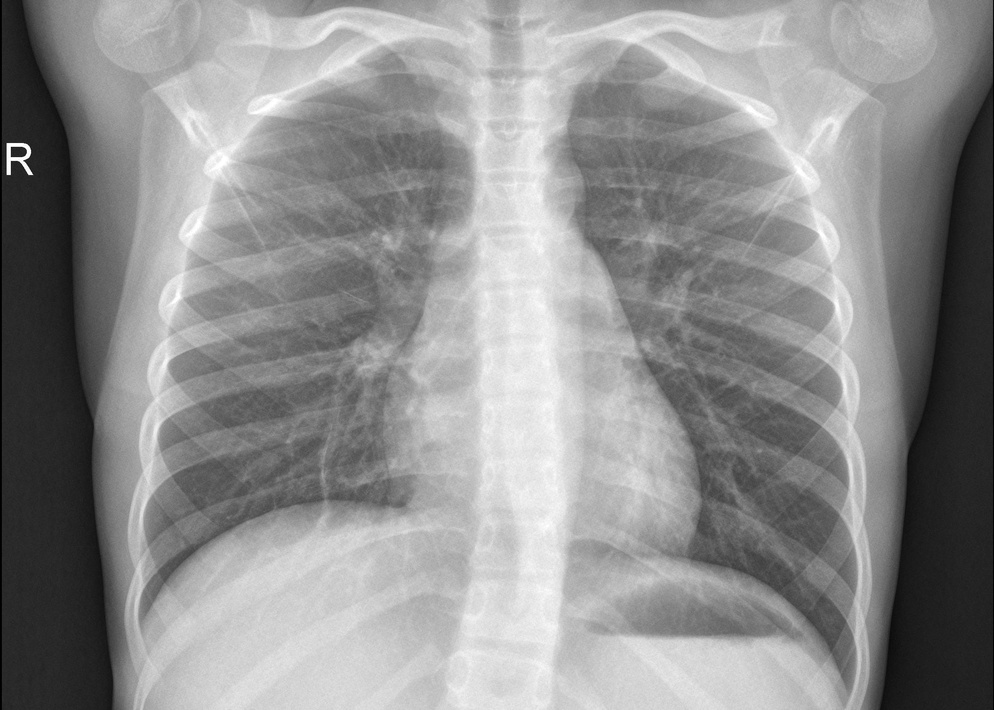
#> input picture data/input/x-ray-1.jpg, 994 x 710 px, shrunk from 2111 x 1509 before the run
$ python -i metrics.py   (imports and definitions only)   (older library calls are emulated)
#> lines starting #> are read from the running program, lines starting #| are printed output that depends on the picture
### src/utils.py
import os
import cv2
import numpy as np
from config import OUTPUT_DIR

# [49 lines left out: functions load_image, save_image, not called in this run]

def ensure_grayscale(image: np.ndarray) -> np.ndarray:
    """
    Ensure that an image is grayscale

    Args:
        image (np.ndarray): The input image

    Return:
        np.ndarray: The grayscale image
    """
    validate_image(image)

    if len(image.shape) == 3 and image.shape[2] == 3:
        return cv2.cvtColor(image, cv2.COLOR_BGR2GRAY)
    elif len(image.shape) == 3 and image.shape[2] == 4:
        return cv2.cvtColor(image, cv2.COLOR_BGR2GRAY)
    return image

def validate_image(image: np.ndarray):
    """
    Validate the image whether it is a valid numpy array

    Args:
        image (np.ndarray): The image to validate

    Raises:
        ValueError: If the image is not valid numpy array or none or has zero dimensions.
    """

    if image is None or image.size == 0:
        raise ValueError(f"Input image cannot be empty")
    if not isinstance(image, np.ndarray):
        raise ValueError(f"Input image must be valid numpy array")

### src/metrics.py
import cv2
import numpy as np
from skimage.metrics import structural_similarity as ssim
from skimage.metrics import mean_squared_error as mse
from skimage.metrics import peak_signal_noise_ratio as psnr
from skimage.measure import shannon_entropy as entropy
from .utils import validate_image, ensure_grayscale
from config import CANNY_HIGH_THRESHOLD, CANNY_LOW_THRESHOLD, HISTOGRAM_RANGE, HISTOGRAM_SIZE

# Similarity Metrics

# [17 lines left out: functions compute_ssim, compute_psnr, compute_mse, not called in this run]

def compute_rmse(imageA: np.ndarray, imageB: np.ndarray) -> float:
    """Computes the Root Mean Squared Error (RMSE) between two images."""
    return np.sqrt(compute_mse(imageA, imageB))

# [32 lines left out: functions compute_mae, compute_similarity, not called in this run]

# Quality Metrics

def compute_edge_count(image: np.ndarray, low_threshold: int = CANNY_LOW_THRESHOLD, high_threshold: int = CANNY_HIGH_THRESHOLD) -> int:
    """Counts the number of edge pixels using the Canny edge detector."""
    gray_image = ensure_grayscale(image)
    edges = cv2.Canny(gray_image, low_threshold, high_threshold)
    return np.count_nonzero(edges)

def compute_entropy(image: np.ndarray) -> float:
    """Calculates the Shannon entropy of an image."""
    gray_image = ensure_grayscale(image)
    hist, _ = np.histogram(gray_image, bins = HISTOGRAM_SIZE, range = HISTOGRAM_RANGE)
    prob_dist = hist / hist.sum()
    return entropy(prob_dist, base=2)

def compute_average_gradient(image: np.ndarray) -> float:
    """Computes the average magnitude of the image gradient."""
    gray_image = ensure_grayscale(image).astype(np.float32)
    sobelx = cv2.Sobel(gray_image, cv2.CV_64F, 1, 0, ksize=3)
    sobely = cv2.Sobel(gray_image, cv2.CV_64F, 0, 1, ksize=3)
    magnitude = np.sqrt(sobelx ** 2 + sobely ** 2)
    return np.mean(magnitude)

def evaluate_image_quality(image: np.ndarray) -> dict:
    """
    Computes a comprehensive set of quality metrics for a single image.

    Args:
        image (np.ndarray): The image to evaluate.

    Returns:
        dict: A dictionary containing various quality metrics.
    """
    gray_image = ensure_grayscale(image)

    metrics = {
        'mean_intensity': np.mean(gray_image),
        'entropy': compute_entropy(gray_image),
        'edge_count': compute_edge_count(gray_image),
        'average_gradient': compute_average_gradient(gray_image)
    }
    return metrics

>>> import cv2
>>> picture = cv2.imread('../data/input/x-ray-1.jpg')
#> picture is the input picture: shape (710, 994, 3); min 0, max 255, mean 142.4
>>> result = evaluate_image_quality(picture)
#> in compute_entropy, `hist, _ = np.histogram(gray_image, bins = HISTOGRAM_SIZE, range = HIST..`: hist = 256 values, max 7241 at index 39, min 12 at index 2, mean 2756.8
#> in compute_entropy, `prob_dist = hist / hist.sum()`: prob_dist = 256 values, max 0.0103 at index 39, min 1.7e-05 at index 2, mean 0.00391
#> in compute_edge_count, `edges = cv2.Canny(gray_image, low_threshold, high_threshold)`:
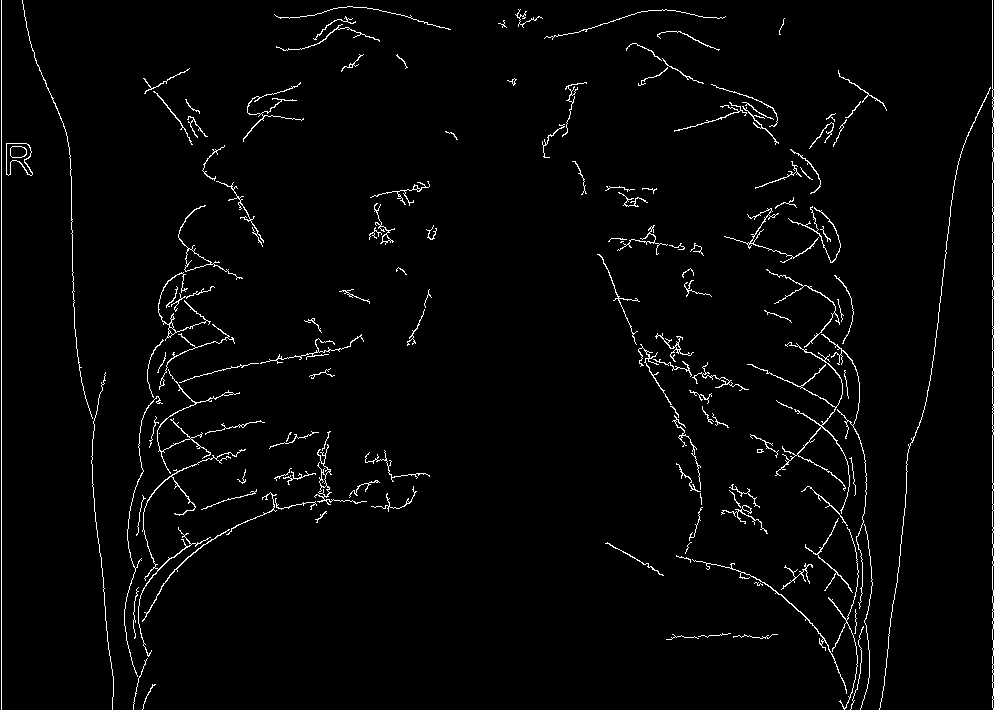
#> edges: shape (710, 994); 2.3% white in thin lines or dots
#> in compute_average_gradient, `sobelx = cv2.Sobel(gray_image, cv2.CV_64F, 1, 0, ksize=3)`:
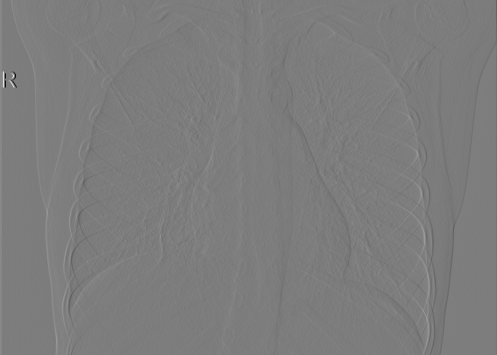
#> sobelx: shape (710, 994) float64 (shown at 1/2 size); min -904, max 938, mean 0.2; drawn with min black and max white
#> in compute_average_gradient, `magnitude = np.sqrt(sobelx ** 2 + sobely ** 2)`:
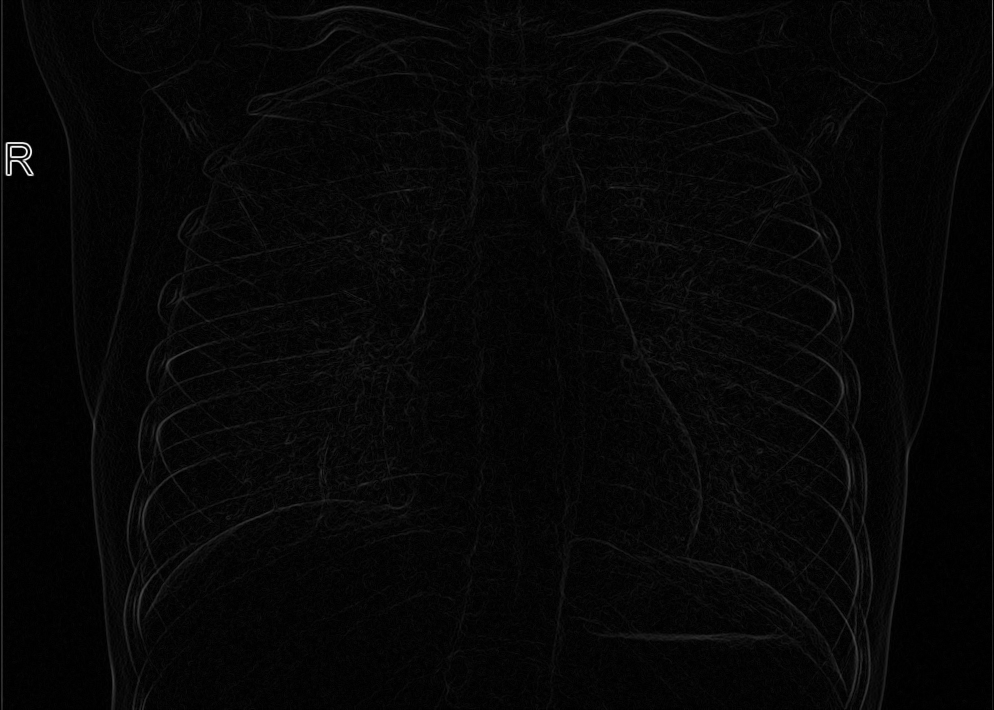
#> magnitude: shape (710, 994) float64; min 0, max 958, mean 25.8; drawn with min black and max white
#> in evaluate_image_quality, `metrics = { 'mean_intensity': np.mean(gray_image), 'entropy': compute_..`: metrics = {'mean_intensity': 142.4, 'entropy': 7.92, 'edge_count': 16441, 'average_gradient': 25.81}
#> result has the same summary as metrics in evaluate_image_quality

$ run again, on data/input/x-ray-2.jpg
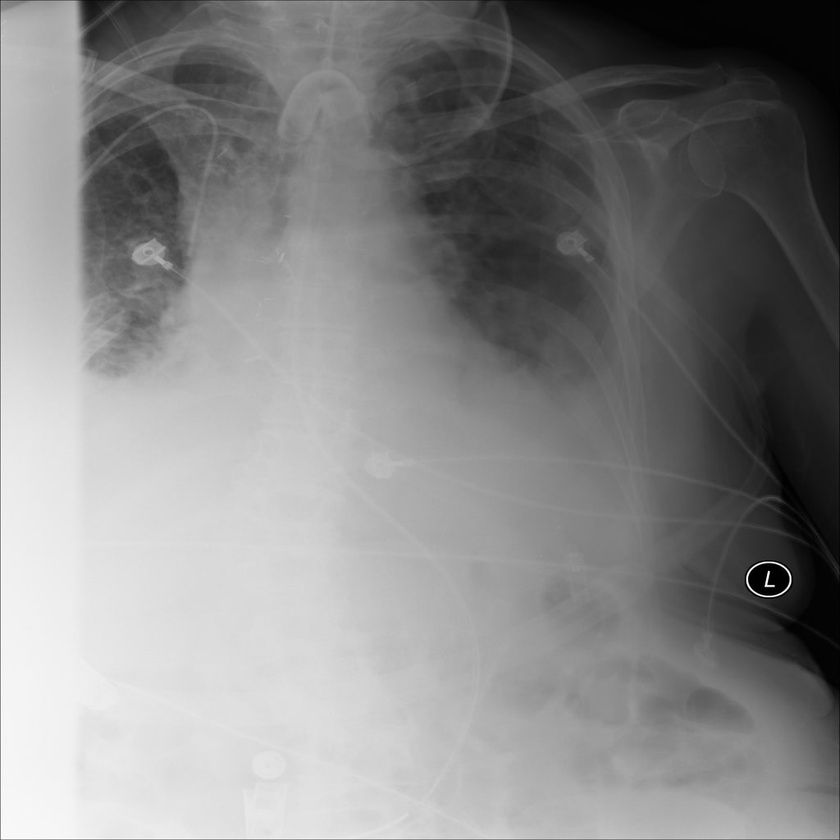
#> input picture data/input/x-ray-2.jpg, 840 x 840 px, shrunk from 1024 x 1024 before the run
#> picture is the input picture: shape (840, 840, 3); min 0, max 255, mean 134.7
#> hist = 256 values, max 9218 at index 4, min 12 at index 250, mean 2756.2
#> prob_dist = 256 values, max 0.0131 at index 4, min 1.7e-05 at index 250, mean 0.00391
#> in compute_edge_count, `edges = cv2.Canny(gray_image, low_threshold, high_threshold)`:
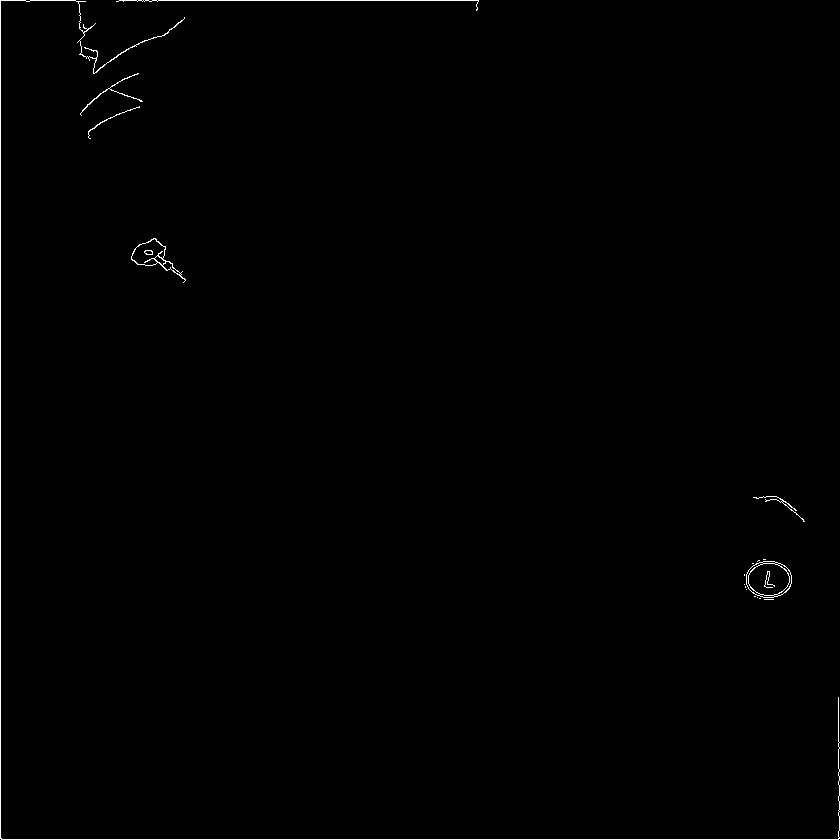
#> edges: shape (840, 840); 0.49% white in thin lines or dots
#> metrics = {'mean_intensity': 134.7, 'entropy': 7.92, 'edge_count': 3442, 'average_gradient': 9.93}
#> result has the same summary as metrics in evaluate_image_quality

$ run again, on data/input/x-ray-4.jpg
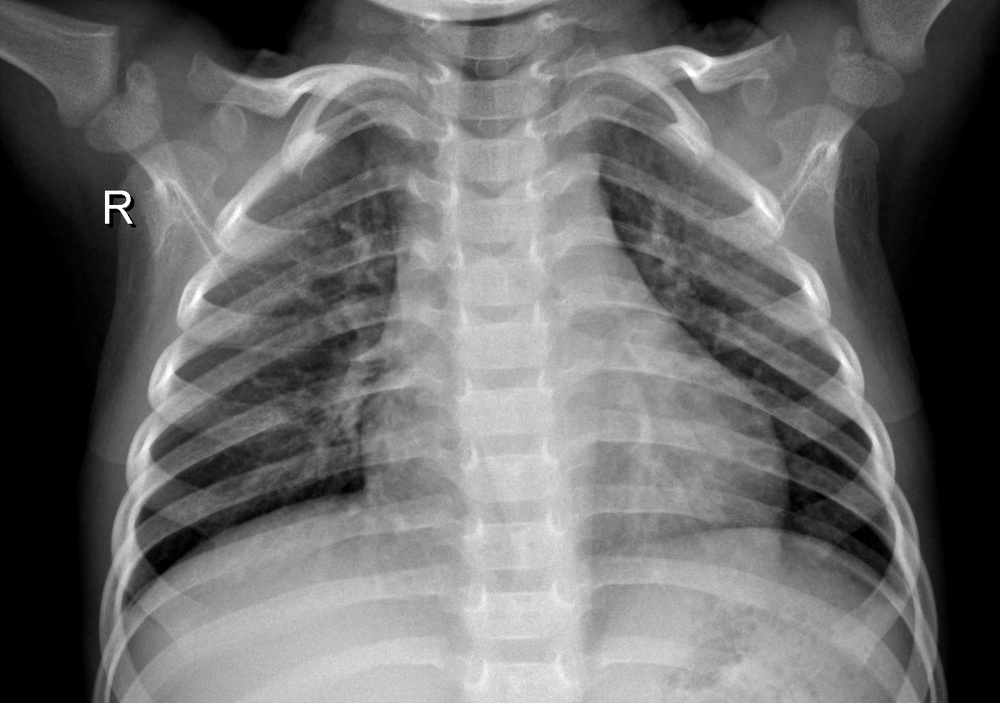
#> input picture data/input/x-ray-4.jpg, 1000 x 703 px, shrunk from 1600 x 1125 before the run
#> picture is the input picture: shape (703, 1000, 3); min 0, max 255, mean 106.2
#> hist = 256 values, max 82272 at index 0, min 32 at index 240, mean 2746.1
#> prob_dist = 256 values, max 0.117 at index 0, min 4.55e-05 at index 240, mean 0.00391
#> in compute_edge_count, `edges = cv2.Canny(gray_image, low_threshold, high_threshold)`:
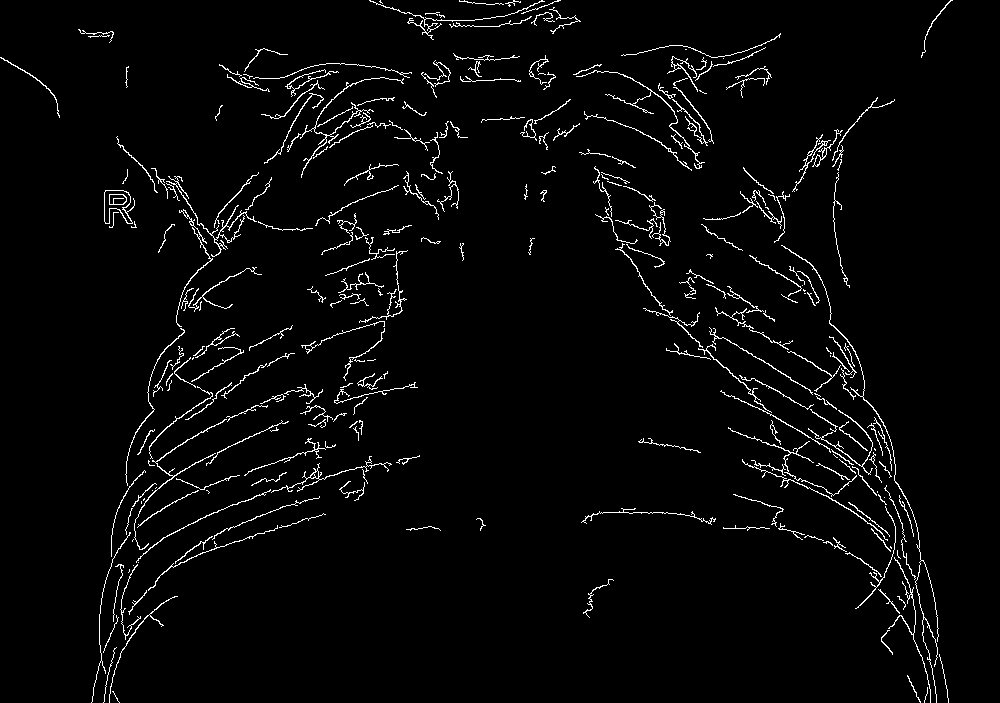
#> edges: shape (703, 1000); 3% white in thin lines or dots
#> in compute_average_gradient, `magnitude = np.sqrt(sobelx ** 2 + sobely ** 2)`:
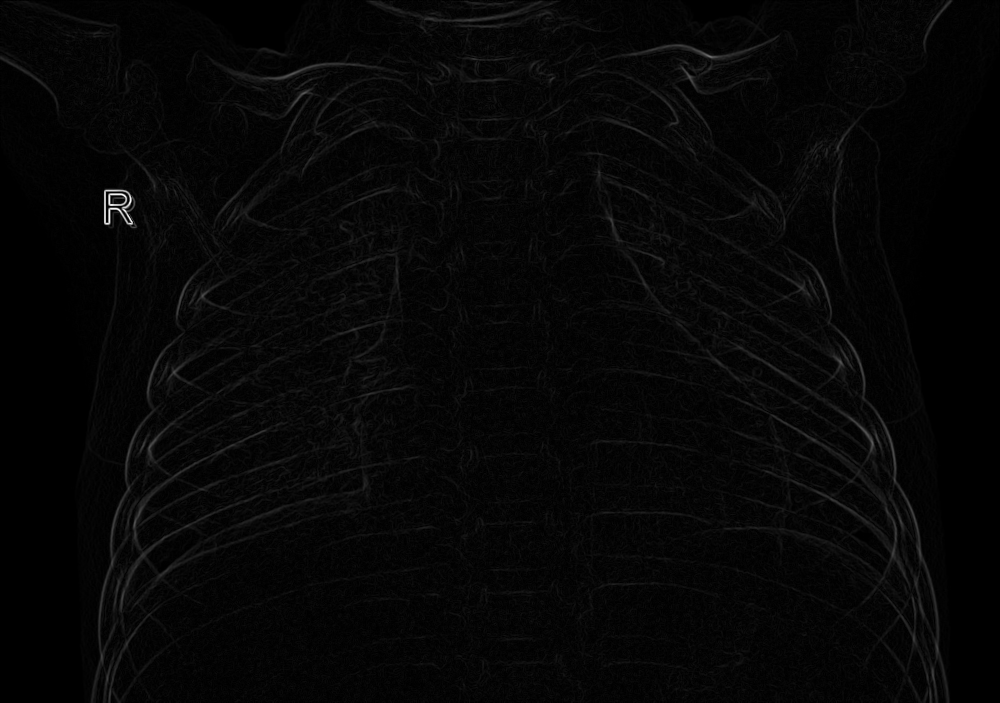
#> magnitude: shape (703, 1000) float64; min 0, max 1066.4, mean 27.4; drawn with min black and max white
#> metrics = {'mean_intensity': 106.2, 'entropy': 7.88, 'edge_count': 21067, 'average_gradient': 27.38}
#> result has the same summary as metrics in evaluate_image_quality
